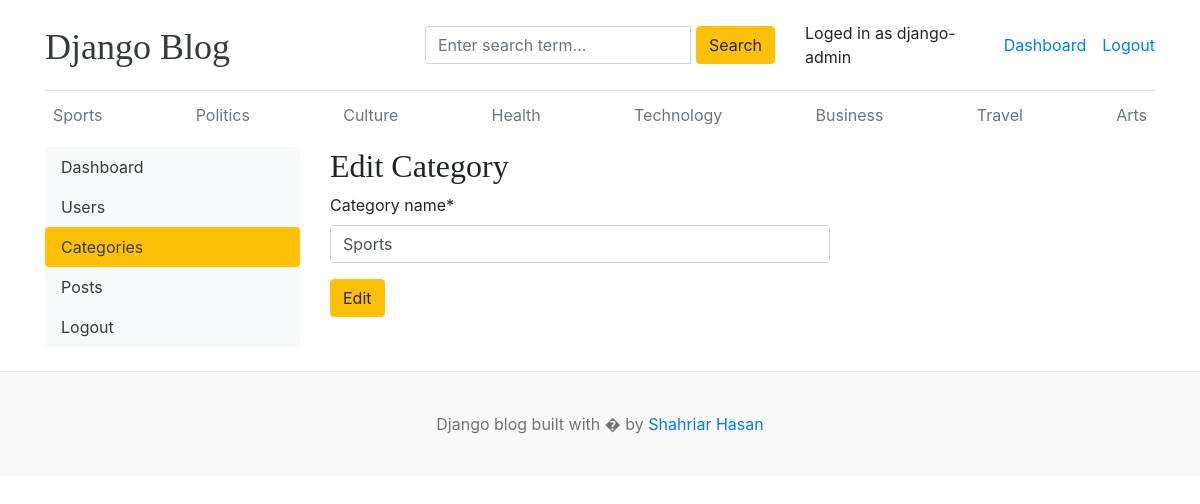
Screenshot of /dashboard/categories/edit/1 (signed in) with the database file from the repository.
### blogs/models.py (models this page shows, shortened)
class Category(models.Model):
    category_name = models.CharField(max_length=50, unique=True)
    created_at = models.DateTimeField(auto_now_add=True)
    updated_at = models.DateTimeField(auto_now=True)
    class Meta:
        verbose_name_plural = "categories"

### dashboards/views.py (the view)
# urls.py: path("categories/edit/<int:pk>", views.edit_category, name="edit_category"),
@login_required(login_url="login")
def edit_category(request, pk):
    category = get_object_or_404(Category, pk=pk)
    if request.method == "POST":
        form = CategoryForm(request.POST, instance=category)
        if form.is_valid():
            form.save()
            return redirect("categories")
    else:
        form = CategoryForm(instance=category)
    context = {
        "form": form,
        "category": category,
    }
    return render(request, "dashboard/edit_category.html", context)

### dashboards/forms.py
class CategoryForm(forms.ModelForm):
    class Meta:
        model = Category
        fields = "__all__"

### blogs/context_processors.py (called while the page is built)
def get_categories(request):
    categories = Category.objects.all()
    return {"categories": categories}

def get_social_links(request):
    social_links = SocialLink.objects.all()
    return dict(social_links=social_links)

### templates/dashboard/edit_category.html (shortened to what this page needs)
{% extends 'base.html' %}
{% block content %}
{% load crispy_forms_tags %}
<div class="row">
  {% include 'dashboard/sidebar.html' %}
  <div class="col-md-9">
    <h2>Edit Category</h2>
    <form action="{% url 'edit_category' category.id %}" method="POST" style="width:500px">
        {{form | crispy }}
        <button type="submit" class="btn btn-warning">Edit</button>
    </form>
  </div>
</div>
<br>
{% endblock %}

### templates/base.html (shortened to what this page needs)
{% load static %}
<!DOCTYPE html>
<html lang="en">
<head>
    <link href="https://getbootstrap.com/docs/4.0/dist/css/bootstrap.min.css" rel="stylesheet">
    <link href="{% static 'css/blog.css' %}" rel="stylesheet">
    <link rel="stylesheet" href="https://cdnjs.cloudflare.com/ajax/libs/font-awesome/4.7.0/css/font-awesome.min.css">
  </head>
<body>
    <div class="container">
      <header class="blog-header py-3">
        <div class="row flex-nowrap justify-content-between align-items-center">
          <div class="col-4 pt-1">
            <a class="blog-header-logo text-dark" href="/">Django Blog</a>
          </div>
          <div class="col-4">
            <form action="{% url 'search' %}" method="GET">
              <div class="input-group">
                <input class="form-control" type="text" name="keyword" value="{{keyword}}" placeholder="Enter search term..." aria-label="Enter search term..." aria-describedby="button-search" />
                <button type="submit" class="btn btn-warning" id="button-search" type="button">Search</button>
              </div>
            </form>
          </div>
          <div class="col-4 d-flex justify-content-end align-items-center">
            <span>Loged in as {{user}}</span>&emsp;
            {% if not user.is_authenticated %}
            <a class="btn btn-sm btn-warning" href="{% url 'login' %}">Login</a> &nbsp;
            <a class="btn btn-sm btn-secondary" href="{% url 'register' %}">Register</a>
            {% else %}
            <span><a href="{% url 'dashboard' %}" >Dashboard</a></span>
            <span><a href="{% url 'logout' %}">Logout</a></span>
            {% endif %}
          </div>
        </div>
      </header>
      <div class="nav-scroller py-1 mb-2">
        <nav class="nav d-flex justify-content-between">
          {% for category in categories%}
          <a class="p-2 text-muted" href="{% url 'posts_by_category' category.id %}">{{category.category_name}}</a>
          {% endfor %}
        </nav>
      </div>
{% block  content %}
{% endblock %}
    </div>
<footer class="blog-footer" >
  <p>Django blog built with � by <a href="#">Shahriar Hasan</a></p>
</footer>
</body>
</html>

### blog_main/static/css/blog.css (style rules this page uses)
.blog-header { border-bottom: 1px solid #e5e5e5; }
.blog-header-logo { font-family: "Playfair Display", Georgia, "Times New Roman", serif; font-size: 2.25rem; }
h1, h2, h3, h4, h5, h6 { font-family: "Playfair Display", Georgia, "Times New Roman", serif; }
.blog-footer { padding: 2.5rem 0; color: #727272; text-align: center; background-color: #f9f9f9; border-top: .05rem solid #e5e5e5; }
.blog-footer p:last-child { margin-bottom: 0; }

### rows the page displays
Category: category_name "Sports"
Category: category_name "Politics"
Category: category_name "Culture"
Category: category_name "Health"
Category: category_name "Technology"
Category: category_name "Business"
Category: category_name "Travel"
Category: category_name "Arts"

### other values shown
{{ user }} "django-admin"
